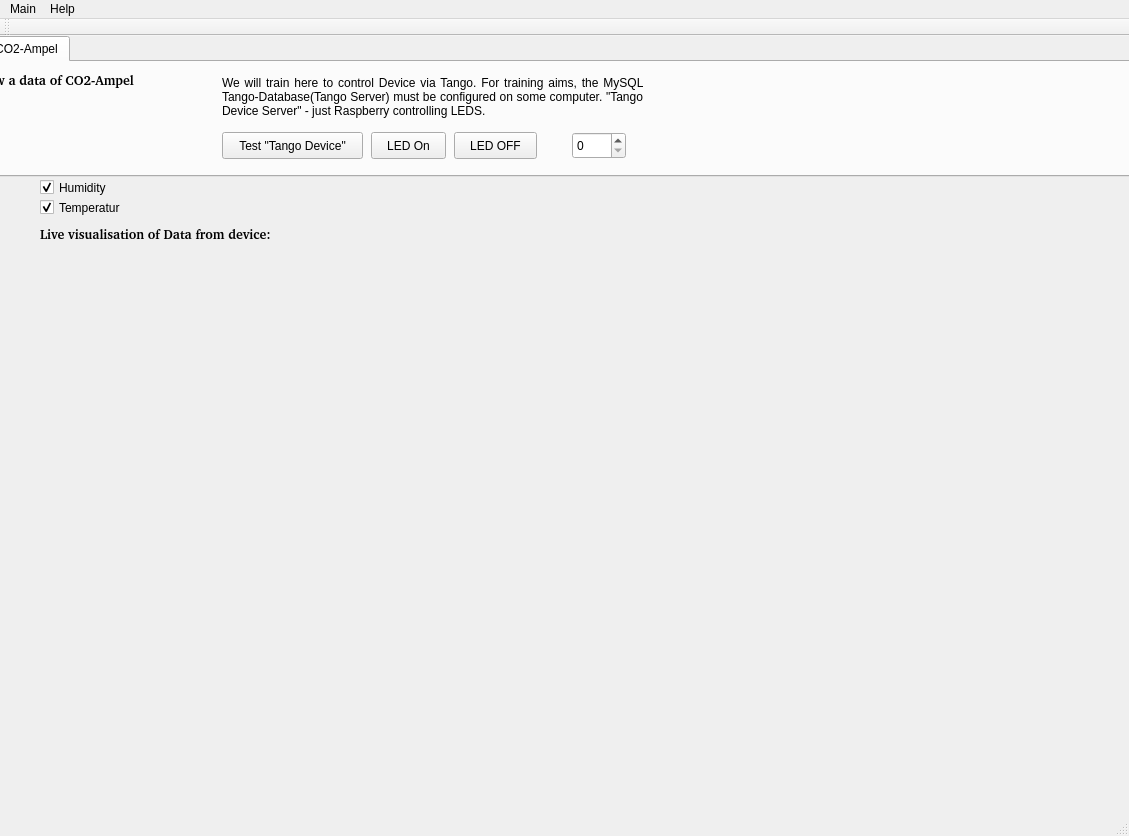
<?xml version="1.0" encoding="UTF-8"?>
<ui version="4.0">
 <class>MainWindow</class>
 <widget class="QMainWindow" name="MainWindow">
  <property name="geometry">
   <rect>
    <x>0</x>
    <y>0</y>
    <width>1129</width>
    <height>836</height>
   </rect>
  </property>
  <property name="windowTitle">
   <string>guteluft.jade-hs.de</string>
  </property>
  <widget class="QWidget" name="centralwidget">
   <widget class="QTabWidget" name="tabWidget">
    <property name="geometry">
     <rect>
      <x>-140</x>
      <y>0</y>
      <width>1451</width>
      <height>141</height>
     </rect>
    </property>
    <property name="currentIndex">
     <number>1</number>
    </property>
    <widget class="QWidget" name="tabGuteLuft">
     <attribute name="title">
      <string>guteluft.jade-hs.de</string>
     </attribute>
     <widget class="QLabel" name="label">
      <property name="geometry">
       <rect>
        <x>10</x>
        <y>10</y>
        <width>391</width>
        <height>16</height>
       </rect>
      </property>
      <property name="font">
       <font>
        <family>Bitstream Charter</family>
        <pointsize>10</pointsize>
        <weight>75</weight>
        <bold>true</bold>
       </font>
      </property>
      <property name="text">
       <string>This section is to view a data of guteluft.jade-hs.de</string>
      </property>
     </widget>
     <widget class="QLabel" name="label_2">
      <property name="geometry">
       <rect>
        <x>10</x>
        <y>42</y>
        <width>191</width>
        <height>16</height>
       </rect>
      </property>
      <property name="font">
       <font>
        <family>Bitstream Charter</family>
        <pointsize>10</pointsize>
        <weight>75</weight>
        <bold>true</bold>
       </font>
      </property>
      <property name="text">
       <string>Chose the room:</string>
      </property>
     </widget>
     <widget class="QComboBox" name="comboBox">
      <property name="geometry">
       <rect>
        <x>10</x>
        <y>62</y>
        <width>191</width>
        <height>21</height>
       </rect>
      </property>
      <item>
       <property name="text">
        <string>H-I-07</string>
       </property>
      </item>
      <item>
       <property name="text">
        <string>H-I-10</string>
       </property>
      </item>
      <item>
       <property name="text">
        <string>H-I-21</string>
       </property>
      </item>
     </widget>
     <widget class="QPushButton" name="pushButton">
      <property name="geometry">
       <rect>
        <x>360</x>
        <y>10</y>
        <width>100</width>
        <height>27</height>
       </rect>
      </property>
      <property name="text">
       <string>Get help!</string>
      </property>
     </widget>
    </widget>
    <widget class="QWidget" name="TabCO2Ampel">
     <attribute name="title">
      <string>CO2-Ampel</string>
     </attribute>
     <widget class="QLabel" name="label_4">
      <property name="geometry">
       <rect>
        <x>10</x>
        <y>10</y>
        <width>391</width>
        <height>16</height>
       </rect>
      </property>
      <property name="font">
       <font>
        <family>Bitstream Charter</family>
        <pointsize>10</pointsize>
        <weight>75</weight>
        <bold>true</bold>
       </font>
      </property>
      <property name="text">
       <string>This section is to view a data of CO2-Ampel</string>
      </property>
     </widget>
     <widget class="QLabel" name="label_6">
      <property name="geometry">
       <rect>
        <x>360</x>
        <y>0</y>
        <width>421</width>
        <height>71</height>
       </rect>
      </property>
      <property name="text">
       <string>&lt;html&gt;&lt;head/&gt;&lt;body&gt;&lt;p align=&quot;justify&quot;&gt;We will train here to control Device via Tango. For training aims, the MySQL Tango-Database(Tango Server) must be configured on some computer.  &amp;quot;Tango Device Server&amp;quot; - just Raspberry controlling LEDS. &lt;/p&gt;&lt;/body&gt;&lt;/html&gt;</string>
      </property>
      <property name="wordWrap">
       <bool>true</bool>
      </property>
     </widget>
     <widget class="QPushButton" name="pushButtonControlCO2Ampel">
      <property name="geometry">
       <rect>
        <x>360</x>
        <y>70</y>
        <width>141</width>
        <height>27</height>
       </rect>
      </property>
      <property name="text">
       <string>Test &quot;Tango Device&quot;</string>
      </property>
     </widget>
     <widget class="QPushButton" name="pushButton_2">
      <property name="geometry">
       <rect>
        <x>509</x>
        <y>70</y>
        <width>75</width>
        <height>27</height>
       </rect>
      </property>
      <property name="text">
       <string>LED On</string>
      </property>
     </widget>
     <widget class="QPushButton" name="pushButton_3">
      <property name="geometry">
       <rect>
        <x>592</x>
        <y>70</y>
        <width>83</width>
        <height>27</height>
       </rect>
      </property>
      <property name="text">
       <string>LED OFF</string>
      </property>
     </widget>
     <widget class="QSpinBox" name="spinBox">
      <property name="geometry">
       <rect>
        <x>710</x>
        <y>70</y>
        <width>54</width>
        <height>27</height>
       </rect>
      </property>
     </widget>
    </widget>
   </widget>
   <widget class="QCheckBox" name="checkBoxTemperatur">
    <property name="geometry">
     <rect>
      <x>40</x>
      <y>160</y>
      <width>131</width>
      <height>23</height>
     </rect>
    </property>
    <property name="text">
     <string>Temperatur</string>
    </property>
    <property name="checked">
     <bool>true</bool>
    </property>
   </widget>
   <widget class="QCheckBox" name="checkBoxHumidity">
    <property name="geometry">
     <rect>
      <x>40</x>
      <y>140</y>
      <width>101</width>
      <height>23</height>
     </rect>
    </property>
    <property name="text">
     <string>Humidity</string>
    </property>
    <property name="checked">
     <bool>true</bool>
    </property>
   </widget>
   <widget class="QLabel" name="labelInfo">
    <property name="geometry">
     <rect>
      <x>40</x>
      <y>190</y>
      <width>291</width>
      <height>16</height>
     </rect>
    </property>
    <property name="font">
     <font>
      <family>Bitstream Charter</family>
      <pointsize>10</pointsize>
      <weight>75</weight>
      <bold>true</bold>
     </font>
    </property>
    <property name="text">
     <string>Live visualisation of Data from device:</string>
    </property>
   </widget>
   <widget class="QWidget" name="verticalLayoutWidget">
    <property name="geometry">
     <rect>
      <x>20</x>
      <y>220</y>
      <width>1091</width>
      <height>571</height>
     </rect>
    </property>
    <layout class="QVBoxLayout" name="layout">
     <property name="rightMargin">
      <number>0</number>
     </property>
    </layout>
   </widget>
  </widget>
  <widget class="QMenuBar" name="menubar">
   <property name="geometry">
    <rect>
     <x>0</x>
     <y>0</y>
     <width>1129</width>
     <height>19</height>
    </rect>
   </property>
   <widget class="QMenu" name="menuMain">
    <property name="title">
     <string>Main</string>
    </property>
    <addaction name="submenuProvideFeedback"/>
   </widget>
   <widget class="QMenu" name="menuHelp">
    <property name="title">
     <string>Help</string>
    </property>
    <addaction name="submenuAbout"/>
   </widget>
   <addaction name="menuMain"/>
   <addaction name="menuHelp"/>
  </widget>
  <widget class="QStatusBar" name="statusbar"/>
  <widget class="QToolBar" name="toolBar">
   <property name="windowTitle">
    <string>toolBar</string>
   </property>
   <attribute name="toolBarArea">
    <enum>TopToolBarArea</enum>
   </attribute>
   <attribute name="toolBarBreak">
    <bool>false</bool>
   </attribute>
  </widget>
  <action name="submenuProvideFeedback">
   <property name="text">
    <string>Provide feedback</string>
   </property>
  </action>
  <action name="submenuAbout">
   <property name="text">
    <string>About</string>
   </property>
  </action>
 </widget>
 <resources/>
 <connections/>
</ui>
